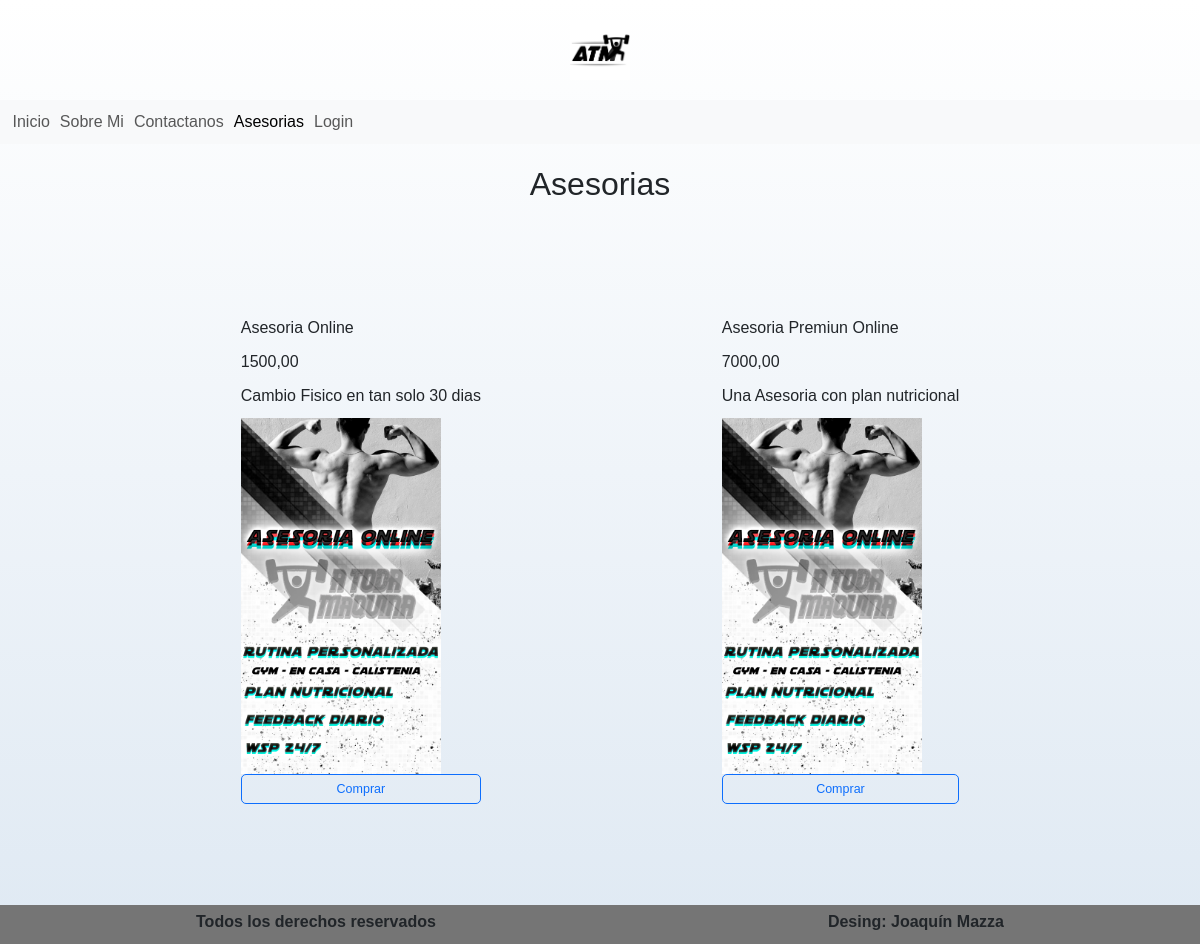
The page /producto/ on the database its author committed.
### apps/producto/models.py (models this page shows, shortened)
class Producto(models.Model):
    nombre = models.CharField(max_length=50)
    precio = models.DecimalField(max_digits=10, decimal_places=2)
    descripcion = models.CharField(max_length=250, null=True, blank=True)
    fecha_actualizacion = models.DateTimeField(default=timezone.now, editable=False, verbose_name='fecha de actualizacion')
    imagen = models.ImageField(upload_to='productos', blank=True, null=True)

### apps/producto/views.py (the view)
# urls.py: path("", views.home, name="home"),
def home(request):
    productos_registros = Producto.objects.all()
    contexto = {"productos": productos_registros}
    return render(request, "producto/index.html", contexto)

### apps/producto/templates/producto/index.html (shortened to what this page needs)
{% extends 'Home/base.html' %}
    {% load static %}
    {% block INDEX_TITULO %} <h1>Asesorias</h1> {% endblock INDEX_TITULO %}
    {% block INDEX_CONTENIDO %}
        <section class="imagen-producto muestra">
            {% for producto in productos %}
                <article>
                    <p>{{ producto.nombre }}</p>
                    <p>{{ producto.precio }}</p>
                    <p>{{ producto.descripcion }}</p>
                    {% if producto.imagen %}
                        <div class="imagen-producto">
                            <img src="{{ producto.imagen.url }}" alt="imagen">
                        </div>
                    {% else %}
                        <div class="">
                            <img src="{% static 'producto/blanco.jpg' %}" alt="imagen">
                        </div>
                    {% endif %}
                    <a href="#" type="button" class="btn btn-outline-primary btn-lg enlaces">Comprar</a>
                </article>
            {% endfor %}
        </section>
    {% endblock INDEX_CONTENIDO %}

### apps/Home/static/Home/css/styles.css (style rules this page uses)
:root { --blanco: #ffffff; --negro: #212121; --gris: #757575; }
html { font-size: 62.5%; box-sizing: border-box; scroll-snap-type: y mandatory; }
body { font-size: 16px; font-family: Arial, Helvetica, sans-serif; background-image: linear-gradient(to top, #dfe9f3 0%, var(--blanco) 100%); }
h1 { font-size: 3.8rem; }
h1, h2, h3 { text-align: center; }
.imagen-producto img { max-width: 20rem; max-height: 50rem; justify-content: center; }
.enlaces { display: flex; gap: 0.5rem; flex-direction: column; align-items: center; }
.muestra { display: flex; flex-wrap: wrap; justify-content: space-evenly; }

### rows shown on the page
Producto: nombre "Asesoria Online", precio "1500,00", descripcion "Cambio Fisico en tan solo 30 dias", imagen (picture)
Producto: nombre "Asesoria Premiun Online", precio "7000,00", descripcion "Una Asesoria con plan nutricional", imagen (picture)
